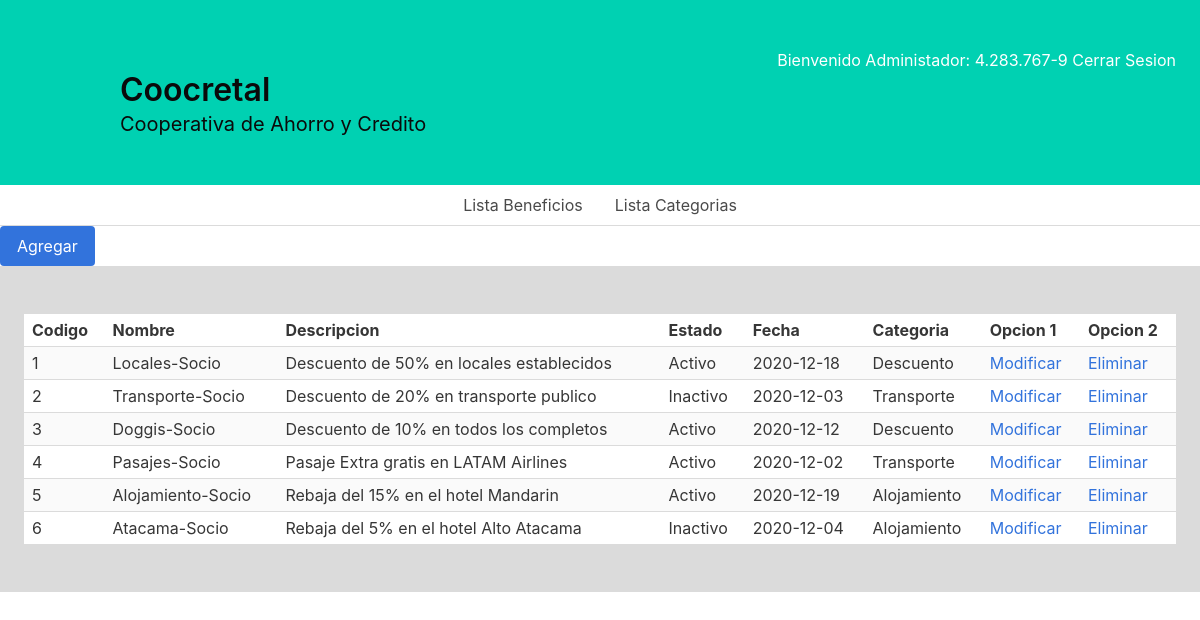
The page /ListaBeneficiosAdministrador.php (signed in) on the database its author committed.
### tables this page shows
CREATE TABLE `beneficio` (
  `codigo` int(11) NOT NULL,
  `nombre` varchar(45) DEFAULT NULL,
  `descripcion` varchar(45) DEFAULT NULL,
  `estado` varchar(1) DEFAULT NULL,
  `fecha_inicio` date DEFAULT NULL,
  `categoria_codigo` int(11) NOT NULL
);

CREATE TABLE `categoria` (
  `codigo` int(11) NOT NULL,
  `nombre` varchar(45) DEFAULT NULL
);

### BDUtils.php (called while the page is built, shortened)
<?php
class BDUtils {
    public function __construct() {
        $this->_db = new mysqli(SERVER, USER, PASS, DATABASE);
    }
}
?>

### Beneficio.php (called while the page is built, shortened)
<?php require_once 'BDUtils.php'; ?>
<?php
class Beneficio extends BDUtils {
    public function getAll() {
        $sql = "SELECT * FROM beneficio";
        $ejecutar = $this->_db->query($sql);
        $listaBeneficios = $ejecutar->fetch_all(MYSQLI_ASSOC);
        if ($listaBeneficios == true){
            return $listaBeneficios;
        }
        else {
            echo "Falló la conexión a la tabla";
        }
    }
}
?>

### Categoria.php (called while the page is built, shortened)
<?php require_once 'BDUtils.php'; ?>
<?php
class Categoria extends BDUtils{
    public function getAll() {
        $sql = "SELECT * FROM categoria";
        $ejecutar = $this->_db->query($sql);
        $listaCategorias = $ejecutar->fetch_all(MYSQLI_ASSOC);
        if ($listaCategorias == true) {
            return $listaCategorias;
        }
        else {
            echo "Falló la conexión a la tabla";
        }
    }
}
?>

### ListaBeneficiosAdministrador.php (the view, shortened to what this page needs)
<?php require_once 'Beneficio.php'; ?>
<?php require_once 'Categoria.php'; ?>
<?php
if (empty($_SESSION["usuario"]) == false && substr($_SESSION["usuario"], -1) === "1") {
?>
    <!doctype html>
    <html lang="es">
    <head>
    <link href="vendor/bulma-0.8.0/css/bulma.min.css" rel="stylesheet">
    <link href="vendor/fontawesome-free-6.5.0-web/css/all.min.css" rel="stylesheet">
    </head>
    <body>
    	<section class="hero is-primary">
    		<div class="hero-body">
                <?php
                echo "<div style='text-align: right;'>Bienvenido Administador: " . substr($_SESSION["usuario"], 0, - 1);
                echo "<a href='Logout.php'> Cerrar Sesion</a></div>";
                ?>
                <div class="container">
    				<h1 class="title has-text-black">
    					Coocretal
    				</h1>
    				<h2 class="subtitle has-text-black">
    					Cooperativa de Ahorro y Credito
    				</h2>
    			</div>
    		</div>
    	</section>
        <nav>
            <div class="tabs is-centered">
                <ul>
                    <li><a href="ListaBeneficiosAdministrador.php">Lista Beneficios</a></li>
                    <li><a href="ListaCategoriasAdministrador.php">Lista Categorias</a></li>
                </ul>
            </div>
        </nav>
    	<a href="AgregarBeneficio.php"><button class="button is-link">Agregar</button></a>
    	<?php
    	$categoria = new Categoria();
    	$beneficio = new Beneficio();
    	$listaCategorias = $categoria->getAll();
    	$listaBeneficios = $beneficio->getAll();
    	if ($listaBeneficios) {
    	?>
  			<section class="section has-background-grey-lighter">
        		<div class="table-container">
            		<table class="table is-narrow is-fullwidth is-hoverable is-striped">
            			<tr>
            				<th>Codigo</th>
            				<th>Nombre</th>
            				<th>Descripcion</th>
            				<th>Estado</th>
            				<th>Fecha</th>
            				<th>Categoria</th>
            				<th>Opcion 1</th>
            				<th>Opcion 2</th>
            			</tr>
            			<?php
                        foreach ($listaBeneficios as $filaBeneficios) {
                            echo "<tr>";
            			    echo "<td>" . $filaBeneficios["codigo"] . "</td>";
            			    echo "<td>" . $filaBeneficios["nombre"] . "</td>";
            			    echo "<td>" . $filaBeneficios["descripcion"] . "</td>";
            			    if ($filaBeneficios["estado"] == 0){
                                echo "<td>" . "Inactivo" . "</td>";
            			    }
            			    else {
            			        echo "<td>" . "Activo" . "</td>";
            			    }
            			    echo "<td>" . $filaBeneficios["fecha_inicio"] . "</td>";
                            foreach ($listaCategorias as $filaCategorias){
                                if ($filaBeneficios["categoria_codigo"] == $filaCategorias["codigo"]) {
                                    echo "<td>".$filaCategorias["nombre"]."</td>";
            			            break;
            			        }
                            }
            			    echo "<td>" . "<a href='ModificarBeneficio.php?codigo=" . $filaBeneficios['codigo'] . "'" . ">Modificar</a>" . "</td>";
            			    echo "<td>" . "<a href='EliminarBeneficio.php?codigo=" . $filaBeneficios['codigo'] . "'" . ">Eliminar</a>" . "</td>";
            			    echo "</tr>";
                        }
            			?>
            		</table>
        		</div>
    		</section>
	<?php
    }
}
    ?>
</body>
</html>

### rows shown on the page
beneficio: codigo "1", nombre "Locales-Socio", descripcion "Descuento de 50% en locales establecidos", estado "Activo", fecha_inicio "2020-12-18"
categoria: nombre "Descuento"
beneficio: codigo "2", nombre "Transporte-Socio", descripcion "Descuento de 20% en transporte publico", estado "Inactivo", fecha_inicio "2020-12-03"
categoria: nombre "Transporte"
beneficio: codigo "3", nombre "Doggis-Socio", descripcion "Descuento de 10% en todos los completos", estado "Activo", fecha_inicio "2020-12-12"
beneficio: codigo "4", nombre "Pasajes-Socio", descripcion "Pasaje Extra gratis en LATAM Airlines", estado "Activo", fecha_inicio "2020-12-02"
beneficio: codigo "5", nombre "Alojamiento-Socio", descripcion "Rebaja del 15% en el hotel Mandarin", estado "Activo", fecha_inicio "2020-12-19"
categoria: nombre "Alojamiento"
beneficio: codigo "6", nombre "Atacama-Socio", descripcion "Rebaja del 5% en el hotel Alto Atacama", estado "Inactivo", fecha_inicio "2020-12-04"

### other values the page prints
substr($_SESSION["usuario"], 0, - 1) "4.283.767-9"
